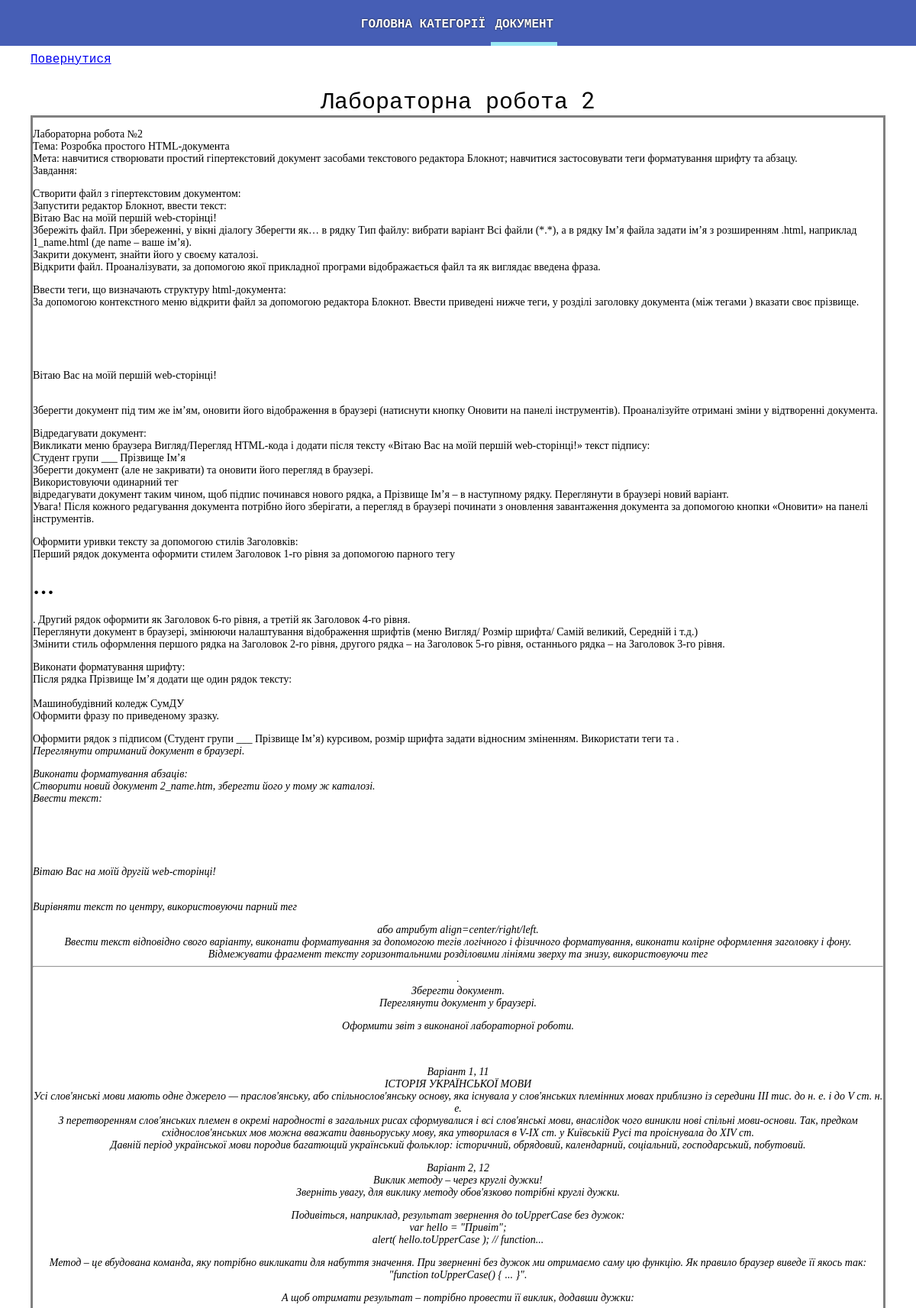
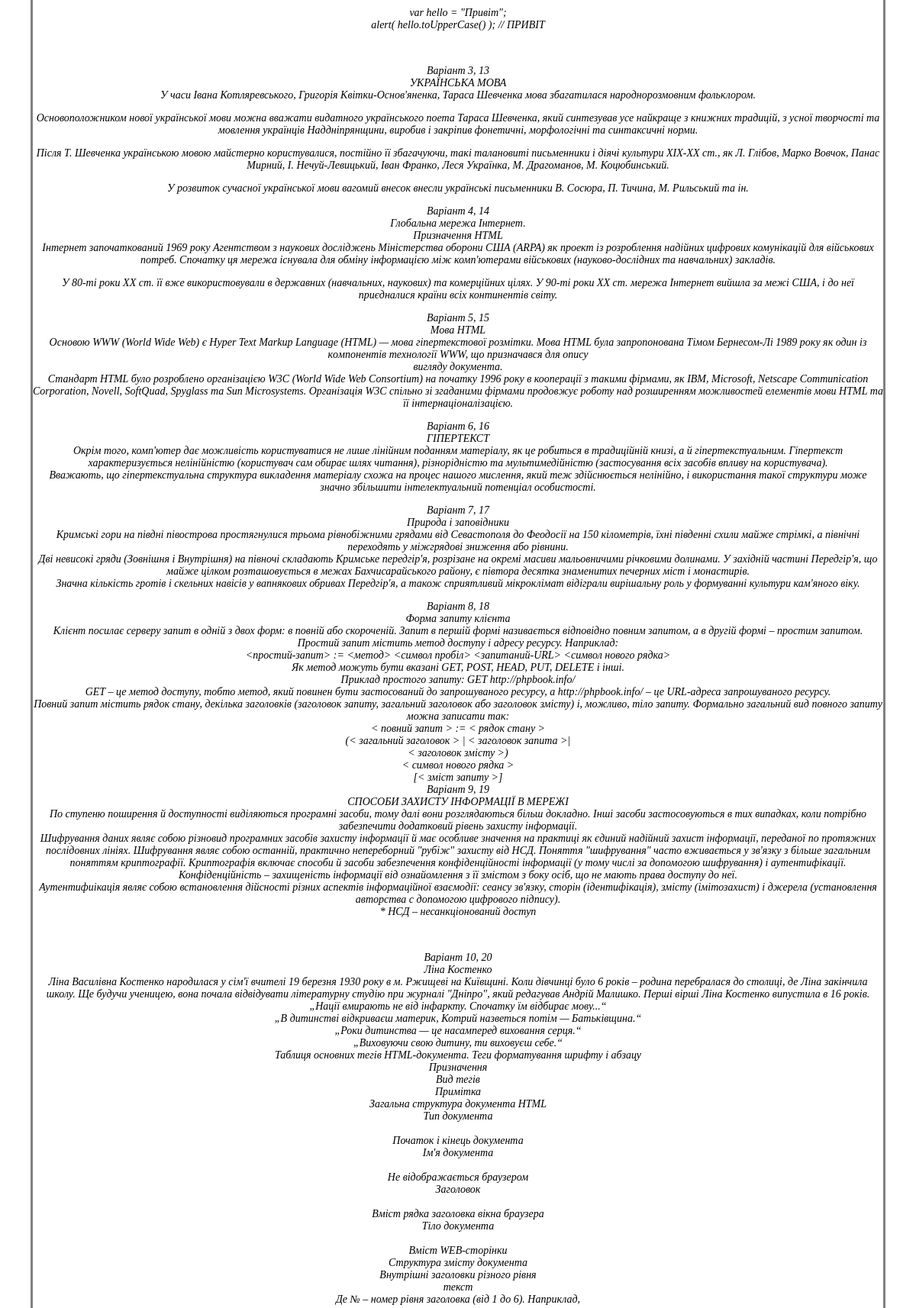
Page /document.php?id=7 (upper part) on the committed database (2 pictures, top to bottom).
### tables this page shows
CREATE TABLE `docs` (
  `id_doc` int(11) NOT NULL,
  `name` text NOT NULL,
  `document` mediumtext NOT NULL,
  `id_theam` int(11) NOT NULL,
  `id_cat` int(11) NOT NULL
);

### document.php (the view, shortened to what this page needs)
<?php
require_once "connect.php";
$id = $_GET['id'];
$sql = "SELECT * FROM `docs` WHERE `id_doc` = '$id'";
$result = $mysqli->query($sql);
	while ($row = $result->fetch_object()) {
		$name = $row->name;
		$doc = $row->document;
	}
?>
<!DOCTYPE html>
<html lang="en">
<head>
	<link rel="stylesheet" href="styles\style.css">
	<link rel="stylesheet" href="https://maxcdn.bootstrapcdn.com/font-awesome/4.5.0/css/font-awesome.min.css">
</head>
<body>
	<div class="navigation">
		<div class="n-n">
			<a href="index.php"><div class="naw">ГОЛОВНА</div></a>
			<a href="catalog.php"><div class="naw">КАТЕГОРІЇ</div></a>
			<div class="naw" id="glav"><span id="opa">ДОКУМЕНТ</span></div>
		</div>
	</div>
		<a href="index.php"><div class="back">Повернутися</div></a>
		<div class="name-docs"><?php echo $name;?></div>
		<div class="vne">
			<div class="document"><?php echo $doc;?></div>
		</div>
</body>
</html>

### styles/style.css (style rules this page uses)
* { box-sizing: border-box; }
html { min-height: 100vh; }
body { padding: 0px; margin: 0px; color: rgba(15, 10, 10, 0.781); font-family: 'Roboto Mono', monospace; display: flex; flex-direction: column; }
.n-n a { text-decoration: none; color: white; height: 100%; width: 100%; }
#glav { position: relative; border-bottom: 5px solid rgb(154, 232, 244); }
#opa { position: relative; top: 2.5px; }
.navigation { height: 60px; padding-left: 40px; padding-right: 40px; width: 100%; background: rgba(70, 94, 181, 1); display: flex; flex-direction: row; align-items: center; justify-content: center; position: -webkit-sticky; position: sticky; top: -1px; z-index: 1000; }
.n-n { color: white; text-shadow: 0 0 2px black; height: 60px; display: flex; flex-direction: row; align-items: center; justify-content: flex-start; }
.naw { height: 100%; margin-right: 5%; width: auto; display: flex; align-items: center; justify-content: center; cursor: pointer; padding: 5px; font-weight: 600; }
.back { padding-left: 40px; margin-top: 5px; }
.name-docs { color: black; font-size: 30px; padding-top:2%; text-align: center; }
.document { width: 100%; color: black; font-size: 14px; font-family: 'Times New Roman', Times, serif; border: 3px solid gray; }
.vne { padding-right: 40px; padding-left: 40px; }

### rows in the picture
docs: name "Лабораторна робота 2", document "Лабораторна робота №2 Тема: Розробка простого HTML-документа Мета: навчитися створювати простий гіпертекстовий документ засобами текстового редактора Блокнот; навчитися застосовувати теги форматування шрифту та абзацу. Завдання: Створити файл з гіпертекстовим документом: Запустити редактор Блокнот, ввести текст: Вітаю Вас на моїй першій web-сторінці! Збережіть файл. При збереженні, у вікні діалогу Зберегти як… в рядку Тип файлу: вибрати варіант Всі файли (*.*), а в рядку Ім’я файла задати ім’я з розширенням .html, наприклад 1_name.html (де name – ваше ім’я). Закрити документ, знайти його у своєму каталозі. Відкрити файл. Проаналізувати, за допомогою якої прикладної програми відображається…"
